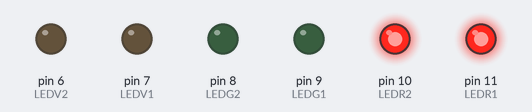
Simulated run of this sketch. Board: Arduino Uno, built with avr-gcc and run on an emulated ATmega328P. Shown: output pins drawn as LEDs (lit = HIGH).

Above: at 0.2 s.
At 1.5 s:
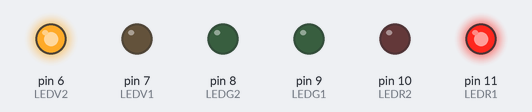
At 2.7 s:
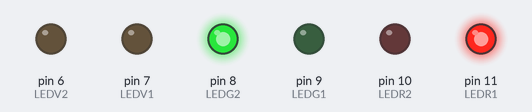
At 4.5 s:
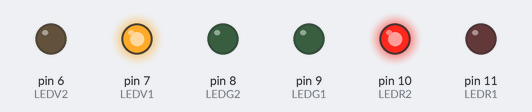
At 5.7 s:
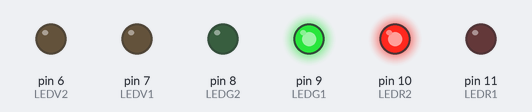
Timing chart, 0 to 8.5 s (numbered marks = the images above):
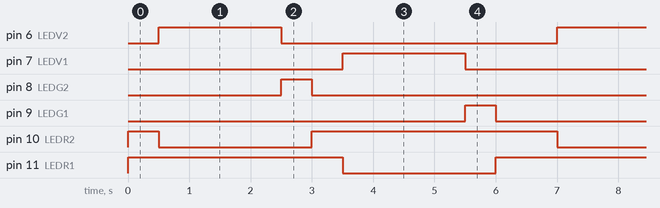

The sketch:

Array_de_8_LEDs-P4.ino
```cpp
/**********************************************************************************
**                                                                               **
**                              Array de 8 LEDs                                  **
**                                                                               **
**                                                                               **
**********************************************************************************/
//********** Includes *************************************************************
//********** Variables ************************************************************
const int LEDR1 = 11;          // donar nom al pin 5 de l’Arduino
const int LEDR2 = 10;          // donar nom al pin 6 de l’Arduino
const int LEDG1 = 9;          // donar nom al pin 7 de l’Arduino
const int LEDG2 = 8;          // donar nom al pin 8 de l’Arduino
const int LEDV1 = 7;          // donar nom al pin 9 de l’Arduino
const int LEDV2 = 6;         // donar nom al pin 10 de l’Arduino

unsigned int temps = 500;
//********** Setup ****************************************************************
void setup()
{
  pinMode(11, OUTPUT);
  pinMode(10, OUTPUT);
  pinMode(9, OUTPUT);
  pinMode(8, OUTPUT);
  pinMode(7, OUTPUT);
  pinMode(6, OUTPUT);
}
//********** Loop ****************************************************************
void loop()

{
  digitalWrite(LEDR1, HIGH);
  digitalWrite(LEDG1, LOW);
  digitalWrite(LEDV1, LOW);
  digitalWrite(LEDR2, HIGH);
  digitalWrite(LEDG2, LOW);
  digitalWrite(LEDV2, LOW);
    delay(temps);

  digitalWrite(LEDR1, HIGH);
  digitalWrite(LEDG1, LOW);
  digitalWrite(LEDV1, LOW);
  digitalWrite(LEDR2, LOW);
  digitalWrite(LEDG2, LOW);
  digitalWrite(LEDV2, HIGH);
    delay(4*temps);

  digitalWrite(LEDR1, HIGH);
  digitalWrite(LEDG1, LOW);
  digitalWrite(LEDV1, LOW);
  digitalWrite(LEDR2, LOW);
  digitalWrite(LEDG2, HIGH);
  digitalWrite(LEDV2, LOW);
  delay(temps);

  digitalWrite(LEDR1, HIGH);
  digitalWrite(LEDG1, LOW);
  digitalWrite(LEDV1, LOW);
  digitalWrite(LEDR2, HIGH);
  digitalWrite(LEDG2, LOW);
  digitalWrite(LEDV2, LOW);
  delay(temps);

  digitalWrite(LEDR1, LOW);
  digitalWrite(LEDG1, LOW);
  digitalWrite(LEDV1, HIGH);
  digitalWrite(LEDR2, HIGH);
  digitalWrite(LEDG2, LOW);
  digitalWrite(LEDV2, LOW);
  delay(4*temps);

  digitalWrite(LEDR1, LOW);
  digitalWrite(LEDG1, HIGH);
  digitalWrite(LEDV1, LOW);
  digitalWrite(LEDR2, HIGH);
  digitalWrite(LEDG2, LOW);
  digitalWrite(LEDV2, LOW);
  delay(temps);

  digitalWrite(LEDR1, HIGH);
  digitalWrite(LEDG1, LOW);
  digitalWrite(LEDV1, LOW);
  digitalWrite(LEDR2, HIGH);
  digitalWrite(LEDG2, LOW);
  digitalWrite(LEDV2, LOW);
  delay(temps);
}

//********** Funcions *************************************************************
```

Measured:
- by itself, pin 6 (LEDV2), pin 7 (LEDV1): alternates HIGH for 2.0 s and LOW for 4.5 s
- by itself, pin 8 (LEDG2), pin 9 (LEDG1): alternates HIGH for 0.50 s and LOW for 6.0 s
- by itself, pin 10 (LEDR2): repeats every 6.5 s: LOW 2.5 s, HIGH 4.0 s
- by itself, pin 11 (LEDR1): alternates HIGH for 4.0 s and LOW for 2.5 s
